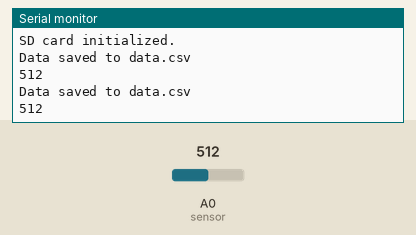
A sketch run on a simulated Arduino Uno, built with avr-gcc and run on an emulated ATmega328P. Shown: the last lines printed to the serial monitor. Inputs (shaded band) come from the test bench; at power-on: A0 (sensor) = 512. Storage starts empty.

Above: at 1.8 s.
1.9 s: A0 (sensor) set to 716
At 2.8 s:
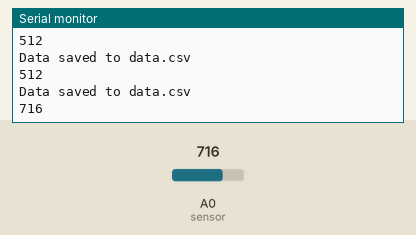
3.4 s: A0 (sensor) set to 900
At 4.9 s:
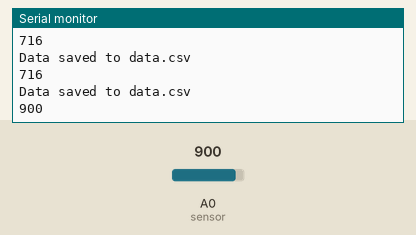
Timing chart, 0 to 6.4 s (numbered marks = the images above; inputs shaded):
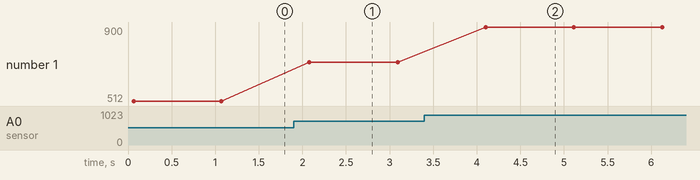

Measured:
- after the input at 1.9 s, the serial monitor: prints a new line after 0.18 s (image 1)
- after the input at 3.4 s, the serial monitor: prints a new line after 0.70 s (image 2)
- plotted number 1: 512 → 716 after the input at 1.9 s, 716 → 900 after the input at 3.4 s

The sketch:

Moisture2.ino
```cpp
#include <SD.h> // Include the SD library

// Define the chip select pin for your SD card module
const int chipSelect = 10; // Change this to the appropriate pin for your setup

void setup() {
  Serial.begin(9600);
  // Initialize the SD card with the chip select pin
  if (!SD.begin(chipSelect)) {
    Serial.println("SD card initialization failed!");
    return;
  }
  Serial.println("SD card initialized.");
}

void loop() {
  int val;
  val = analogRead(A0); // Connect sensor to Analog 0

  // Create a CSV-formatted string containing the data
  String dataString = String(val) + "," + String(millis()) + "\n";

  // Open the file in append mode (FILE_WRITE) and write the data to it
  File dataFile = SD.open("data.csv", FILE_WRITE);
  if (dataFile) {
    dataFile.print(dataString);
    dataFile.close();
    Serial.println("Data saved to data.csv");
  } else {
    Serial.println("Error opening data.csv");
  }

  // Print the value to the serial port
  Serial.println(val);

  delay(1000);
}
```
